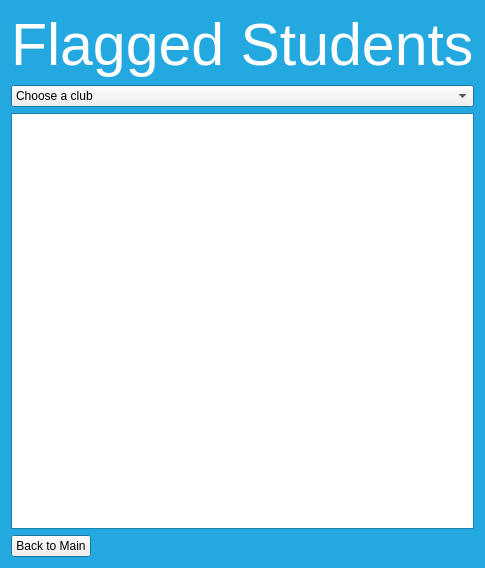
<?xml version="1.0" encoding="UTF-8"?>
<ui version="4.0">
 <class>admin_ListOfFlaggedStudents</class>
 <widget class="QDialog" name="admin_ListOfFlaggedStudents">
  <property name="geometry">
   <rect>
    <x>0</x>
    <y>0</y>
    <width>418</width>
    <height>568</height>
   </rect>
  </property>
  <property name="palette">
   <palette>
    <active>
     <colorrole role="Base">
      <brush brushstyle="SolidPattern">
       <color alpha="255">
        <red>255</red>
        <green>255</green>
        <blue>255</blue>
       </color>
      </brush>
     </colorrole>
     <colorrole role="Window">
      <brush brushstyle="SolidPattern">
       <color alpha="255">
        <red>35</red>
        <green>168</green>
        <blue>224</blue>
       </color>
      </brush>
     </colorrole>
    </active>
    <inactive>
     <colorrole role="Base">
      <brush brushstyle="SolidPattern">
       <color alpha="255">
        <red>255</red>
        <green>255</green>
        <blue>255</blue>
       </color>
      </brush>
     </colorrole>
     <colorrole role="Window">
      <brush brushstyle="SolidPattern">
       <color alpha="255">
        <red>35</red>
        <green>168</green>
        <blue>224</blue>
       </color>
      </brush>
     </colorrole>
    </inactive>
    <disabled>
     <colorrole role="Base">
      <brush brushstyle="SolidPattern">
       <color alpha="255">
        <red>35</red>
        <green>168</green>
        <blue>224</blue>
       </color>
      </brush>
     </colorrole>
     <colorrole role="Window">
      <brush brushstyle="SolidPattern">
       <color alpha="255">
        <red>35</red>
        <green>168</green>
        <blue>224</blue>
       </color>
      </brush>
     </colorrole>
    </disabled>
   </palette>
  </property>
  <property name="windowTitle">
   <string>Haig Network</string>
  </property>
  <layout class="QHBoxLayout" name="horizontalLayout_4">
   <item>
    <layout class="QVBoxLayout" name="verticalLayout_3">
     <item>
      <layout class="QHBoxLayout" name="horizontalLayout_2">
       <item>
        <layout class="QVBoxLayout" name="verticalLayout_2">
         <item>
          <layout class="QHBoxLayout" name="horizontalLayout">
           <item>
            <spacer name="horizontalSpacer">
             <property name="orientation">
              <enum>Qt::Horizontal</enum>
             </property>
             <property name="sizeHint" stdset="0">
              <size>
               <width>40</width>
               <height>20</height>
              </size>
             </property>
            </spacer>
           </item>
           <item>
            <widget class="QLabel" name="label_5">
             <property name="font">
              <font>
               <family>Helvetica Neue</family>
               <pointsize>44</pointsize>
               <weight>50</weight>
               <bold>false</bold>
               <underline>false</underline>
              </font>
             </property>
             <property name="autoFillBackground">
              <bool>false</bool>
             </property>
             <property name="text">
              <string>&lt;html&gt;&lt;head/&gt;&lt;body&gt;&lt;p&gt;&lt;span style=&quot; color:#ffffff;&quot;&gt;Flagged Students&lt;/span&gt;&lt;/p&gt;&lt;/body&gt;&lt;/html&gt;</string>
             </property>
             <property name="textFormat">
              <enum>Qt::RichText</enum>
             </property>
            </widget>
           </item>
           <item>
            <spacer name="horizontalSpacer_2">
             <property name="orientation">
              <enum>Qt::Horizontal</enum>
             </property>
             <property name="sizeHint" stdset="0">
              <size>
               <width>40</width>
               <height>20</height>
              </size>
             </property>
            </spacer>
           </item>
          </layout>
         </item>
         <item>
          <layout class="QVBoxLayout" name="verticalLayout">
           <item>
            <widget class="QComboBox" name="comboBox_selectedClub">
             <item>
              <property name="text">
               <string>Choose a club</string>
              </property>
             </item>
            </widget>
           </item>
           <item>
            <widget class="QListView" name="listView_ClubFlaggedStudents">
             <property name="editTriggers">
              <set>QAbstractItemView::NoEditTriggers</set>
             </property>
            </widget>
           </item>
          </layout>
         </item>
        </layout>
       </item>
      </layout>
     </item>
     <item>
      <layout class="QHBoxLayout" name="horizontalLayout_3">
       <item>
        <widget class="QPushButton" name="pushButton_Back">
         <property name="cursor">
          <cursorShape>PointingHandCursor</cursorShape>
         </property>
         <property name="text">
          <string>Back to Main</string>
         </property>
         <property name="autoDefault">
          <bool>false</bool>
         </property>
        </widget>
       </item>
       <item>
        <spacer name="horizontalSpacer_5">
         <property name="orientation">
          <enum>Qt::Horizontal</enum>
         </property>
         <property name="sizeHint" stdset="0">
          <size>
           <width>40</width>
           <height>20</height>
          </size>
         </property>
        </spacer>
       </item>
      </layout>
     </item>
    </layout>
   </item>
  </layout>
 </widget>
 <resources/>
 <connections/>
</ui>
